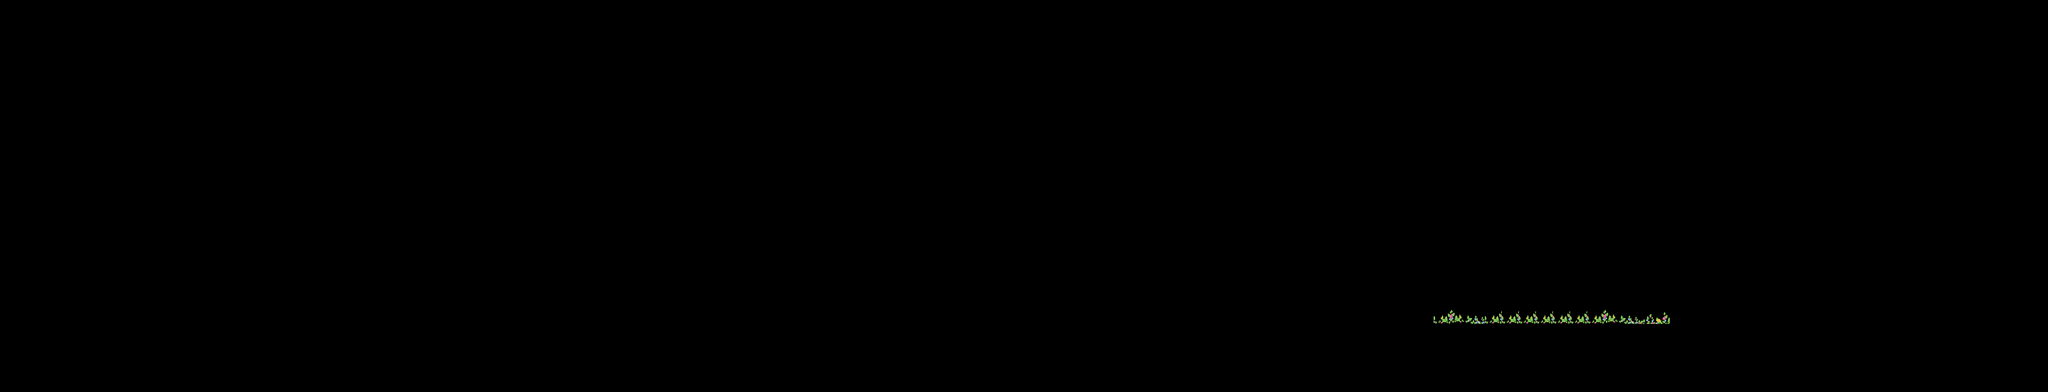

The image is a tile-based game level rendered from a .tmx file. Its description and complete source (layers, tilesets, objects, tile grids) follow:
An orthogonal 120x23 tile map with 32x32 px tiles, 1 tile layer (layer), 1 image layer and 1 object.

<map version="1.10" tiledversion="1.10.2" orientation="orthogonal" renderorder="right-down" width="120" height="23" tilewidth="32" tileheight="32" infinite="0" nextlayerid="7" nextobjectid="8">
 <tileset firstgid="1" source="gress.tsx" />
 <objectgroup id="3" name="floor">
  <object id="6" x="0.666667" y="604.333">
   <polygon points="0,0 7.33333,-5.33333 18,-10 33,-12 52.3333,-11.6667 75.6667,-8 101.667,-4.33333 130.333,0.333333 147.667,2.33333 168.333,3.66667 198.667,3.66667 229.667,1.33333 250,-0.333333 276.333,-0.333333 294.333,1.66667 317.333,7.33333 345.333,16.3333 368.667,27.3333 395.667,42.3333 418,55.6667 455.667,77 478.667,88 507.667,98 531.667,102.333 570,106 642.333,107 703.333,110 749,114.333 809.667,116.333 840.667,115.333 868.333,112 894.667,105.667 927,94.6667 968,74.3333 1004.33,53.3333 1043.67,32.6667 1078.67,19 1117.67,9 1153,4 1203.67,2.66667 1268,5 1327.67,5.66667 1390,4.33333 1454.33,1.33333 1535.33,-3.33333 1600,-5 1661,-4 1695.67,-1.66667 1853.67,6.33333 1889,9.66663 1891.34,36 1893.67,67.3333 1896,89.3333 1897.67,111.667 1911.33,121.333 1924,125.667 1980.33,132.333 2002.35,126.039 2008,119 2004.91,99.963 2004.66,77.667 2005.33,52.3334 2006.33,31.3333 2014,20 2042,6.66663 2088,3 2142.67,3.66667 2184,5 2228.67,14 2263,19.6667 2316.67,18.6667 2379,14.6667 2448,9.33333 2510,6.33333 2568.67,5.33333 2652.33,4 2740.33,3.66667 2981.33,5 3150.67,5.33333 3313.67,8 3467.67,6.66667 3522,6.33333 3627.33,0.666667 3727.67,-5 3825.33,-11.3333 3839.33,-12.3333 3839,131.667 -0.666667,131" />
  </object>
 </objectgroup>
 <layer id="6" name="layer" width="120" height="23">
  <data encoding="csv">
0,0,0,0,0,0,0,0,0,0,0,0,0,0,0,0,0,0,0,0,0,0,0,0,0,0,0,0,0,0,0,0,0,0,0,0,0,0,0,0,0,0,0,0,0,0,0,0,0,0,0,0,0,0,0,0,0,0,0,0,0,0,0,0,0,0,0,0,0,0,0,0,0,0,0,0,0,0,0,0,0,0,0,0,0,0,0,0,0,0,0,0,0,0,0,0,0,0,0,0,0,0,0,0,0,0,0,0,0,0,0,0,0,0,0,0,0,0,0,0,
0,0,0,0,0,0,0,0,0,0,0,0,0,0,0,0,0,0,0,0,0,0,0,0,0,0,0,0,0,0,0,0,0,0,0,0,0,0,0,0,0,0,0,0,0,0,0,0,0,0,0,0,0,0,0,0,0,0,0,0,0,0,0,0,0,0,0,0,0,0,0,0,0,0,0,0,0,0,0,0,0,0,0,0,0,0,0,0,0,0,0,0,0,0,0,0,0,0,0,0,0,0,0,0,0,0,0,0,0,0,0,0,0,0,0,0,0,0,0,0,
0,0,0,0,0,0,0,0,0,0,0,0,0,0,0,0,0,0,0,0,0,0,0,0,0,0,0,0,0,0,0,0,0,0,0,0,0,0,0,0,0,0,0,0,0,0,0,0,0,0,0,0,0,0,0,0,0,0,0,0,0,0,0,0,0,0,0,0,0,0,0,0,0,0,0,0,0,0,0,0,0,0,0,0,0,0,0,0,0,0,0,0,0,0,0,0,0,0,0,0,0,0,0,0,0,0,0,0,0,0,0,0,0,0,0,0,0,0,0,0,
0,0,0,0,0,0,0,0,0,0,0,0,0,0,0,0,0,0,0,0,0,0,0,0,0,0,0,0,0,0,0,0,0,0,0,0,0,0,0,0,0,0,0,0,0,0,0,0,0,0,0,0,0,0,0,0,0,0,0,0,0,0,0,0,0,0,0,0,0,0,0,0,0,0,0,0,0,0,0,0,0,0,0,0,0,0,0,0,0,0,0,0,0,0,0,0,0,0,0,0,0,0,0,0,0,0,0,0,0,0,0,0,0,0,0,0,0,0,0,0,
0,0,0,0,0,0,0,0,0,0,0,0,0,0,0,0,0,0,0,0,0,0,0,0,0,0,0,0,0,0,0,0,0,0,0,0,0,0,0,0,0,0,0,0,0,0,0,0,0,0,0,0,0,0,0,0,0,0,0,0,0,0,0,0,0,0,0,0,0,0,0,0,0,0,0,0,0,0,0,0,0,0,0,0,0,0,0,0,0,0,0,0,0,0,0,0,0,0,0,0,0,0,0,0,0,0,0,0,0,0,0,0,0,0,0,0,0,0,0,0,
0,0,0,0,0,0,0,0,0,0,0,0,0,0,0,0,0,0,0,0,0,0,0,0,0,0,0,0,0,0,0,0,0,0,0,0,0,0,0,0,0,0,0,0,0,0,0,0,0,0,0,0,0,0,0,0,0,0,0,0,0,0,0,0,0,0,0,0,0,0,0,0,0,0,0,0,0,0,0,0,0,0,0,0,0,0,0,0,0,0,0,0,0,0,0,0,0,0,0,0,0,0,0,0,0,0,0,0,0,0,0,0,0,0,0,0,0,0,0,0,
0,0,0,0,0,0,0,0,0,0,0,0,0,0,0,0,0,0,0,0,0,0,0,0,0,0,0,0,0,0,0,0,0,0,0,0,0,0,0,0,0,0,0,0,0,0,0,0,0,0,0,0,0,0,0,0,0,0,0,0,0,0,0,0,0,0,0,0,0,0,0,0,0,0,0,0,0,0,0,0,0,0,0,0,0,0,0,0,0,0,0,0,0,0,0,0,0,0,0,0,0,0,0,0,0,0,0,0,0,0,0,0,0,0,0,0,0,0,0,0,
0,0,0,0,0,0,0,0,0,0,0,0,0,0,0,0,0,0,0,0,0,0,0,0,0,0,0,0,0,0,0,0,0,0,0,0,0,0,0,0,0,0,0,0,0,0,0,0,0,0,0,0,0,0,0,0,0,0,0,0,0,0,0,0,0,0,0,0,0,0,0,0,0,0,0,0,0,0,0,0,0,0,0,0,0,0,0,0,0,0,0,0,0,0,0,0,0,0,0,0,0,0,0,0,0,0,0,0,0,0,0,0,0,0,0,0,0,0,0,0,
0,0,0,0,0,0,0,0,0,0,0,0,0,0,0,0,0,0,0,0,0,0,0,0,0,0,0,0,0,0,0,0,0,0,0,0,0,0,0,0,0,0,0,0,0,0,0,0,0,0,0,0,0,0,0,0,0,0,0,0,0,0,0,0,0,0,0,0,0,0,0,0,0,0,0,0,0,0,0,0,0,0,0,0,0,0,0,0,0,0,0,0,0,0,0,0,0,0,0,0,0,0,0,0,0,0,0,0,0,0,0,0,0,0,0,0,0,0,0,0,
0,0,0,0,0,0,0,0,0,0,0,0,0,0,0,0,0,0,0,0,0,0,0,0,0,0,0,0,0,0,0,0,0,0,0,0,0,0,0,0,0,0,0,0,0,0,0,0,0,0,0,0,0,0,0,0,0,0,0,0,0,0,0,0,0,0,0,0,0,0,0,0,0,0,0,0,0,0,0,0,0,0,0,0,0,0,0,0,0,0,0,0,0,0,0,0,0,0,0,0,0,0,0,0,0,0,0,0,0,0,0,0,0,0,0,0,0,0,0,0,
0,0,0,0,0,0,0,0,0,0,0,0,0,0,0,0,0,0,0,0,0,0,0,0,0,0,0,0,0,0,0,0,0,0,0,0,0,0,0,0,0,0,0,0,0,0,0,0,0,0,0,0,0,0,0,0,0,0,0,0,0,0,0,0,0,0,0,0,0,0,0,0,0,0,0,0,0,0,0,0,0,0,0,0,0,0,0,0,0,0,0,0,0,0,0,0,0,0,0,0,0,0,0,0,0,0,0,0,0,0,0,0,0,0,0,0,0,0,0,0,
0,0,0,0,0,0,0,0,0,0,0,0,0,0,0,0,0,0,0,0,0,0,0,0,0,0,0,0,0,0,0,0,0,0,0,0,0,0,0,0,0,0,0,0,0,0,0,0,0,0,0,0,0,0,0,0,0,0,0,0,0,0,0,0,0,0,0,0,0,0,0,0,0,0,0,0,0,0,0,0,0,0,0,0,0,0,0,0,0,0,0,0,0,0,0,0,0,0,0,0,0,0,0,0,0,0,0,0,0,0,0,0,0,0,0,0,0,0,0,0,
0,0,0,0,0,0,0,0,0,0,0,0,0,0,0,0,0,0,0,0,0,0,0,0,0,0,0,0,0,0,0,0,0,0,0,0,0,0,0,0,0,0,0,0,0,0,0,0,0,0,0,0,0,0,0,0,0,0,0,0,0,0,0,0,0,0,0,0,0,0,0,0,0,0,0,0,0,0,0,0,0,0,0,0,0,0,0,0,0,0,0,0,0,0,0,0,0,0,0,0,0,0,0,0,0,0,0,0,0,0,0,0,0,0,0,0,0,0,0,0,
0,0,0,0,0,0,0,0,0,0,0,0,0,0,0,0,0,0,0,0,0,0,0,0,0,0,0,0,0,0,0,0,0,0,0,0,0,0,0,0,0,0,0,0,0,0,0,0,0,0,0,0,0,0,0,0,0,0,0,0,0,0,0,0,0,0,0,0,0,0,0,0,0,0,0,0,0,0,0,0,0,0,0,0,0,0,0,0,0,0,0,0,0,0,0,0,0,0,0,0,0,0,0,0,0,0,0,0,0,0,0,0,0,0,0,0,0,0,0,0,
0,0,0,0,0,0,0,0,0,0,0,0,0,0,0,0,0,0,0,0,0,0,0,0,0,0,0,0,0,0,0,0,0,0,0,0,0,0,0,0,0,0,0,0,0,0,0,0,0,0,0,0,0,0,0,0,0,0,0,0,0,0,0,0,0,0,0,0,0,0,0,0,0,0,0,0,0,0,0,0,0,0,0,0,0,0,0,0,0,0,0,0,0,0,0,0,0,0,0,0,0,0,0,0,0,0,0,0,0,0,0,0,0,0,0,0,0,0,0,0,
0,0,0,0,0,0,0,0,0,0,0,0,0,0,0,0,0,0,0,0,0,0,0,0,0,0,0,0,0,0,0,0,0,0,0,0,0,0,0,0,0,0,0,0,0,0,0,0,0,0,0,0,0,0,0,0,0,0,0,0,0,0,0,0,0,0,0,0,0,0,0,0,0,0,0,0,0,0,0,0,0,0,0,0,0,0,0,0,0,0,0,0,0,0,0,0,0,0,0,0,0,0,0,0,0,0,0,0,0,0,0,0,0,0,0,0,0,0,0,0,
0,0,0,0,0,0,0,0,0,0,0,0,0,0,0,0,0,0,0,0,0,0,0,0,0,0,0,0,0,0,0,0,0,0,0,0,0,0,0,0,0,0,0,0,0,0,0,0,0,0,0,0,0,0,0,0,0,0,0,0,0,0,0,0,0,0,0,0,0,0,0,0,0,0,0,0,0,0,0,0,0,0,0,0,0,0,0,0,0,0,0,0,0,0,0,0,0,0,0,0,0,0,0,0,0,0,0,0,0,0,0,0,0,0,0,0,0,0,0,0,
0,0,0,0,0,0,0,0,0,0,0,0,0,0,0,0,0,0,0,0,0,0,0,0,0,0,0,0,0,0,0,0,0,0,0,0,0,0,0,0,0,0,0,0,0,0,0,0,0,0,0,0,0,0,0,0,0,0,0,0,0,0,0,0,0,0,0,0,0,0,0,0,0,0,0,0,0,0,0,0,0,0,0,0,0,0,0,0,0,0,0,0,0,0,0,0,0,0,0,0,0,0,0,0,0,0,0,0,0,0,0,0,0,0,0,0,0,0,0,0,
0,0,0,0,0,0,0,0,0,0,0,0,0,0,0,0,0,0,0,0,0,0,0,0,0,0,0,0,0,0,0,0,0,0,0,0,0,0,0,0,0,0,0,0,0,0,0,0,2,0,0,2,0,0,0,0,0,0,0,0,0,0,0,0,0,0,0,0,0,0,0,0,0,0,0,0,0,0,0,0,0,0,0,0,22,23,24,22,22,22,22,22,22,22,23,24,25,26,0,0,0,0,0,0,0,0,0,0,0,0,0,0,0,0,0,5,5,4,5,4,
0,0,0,0,0,0,0,0,0,0,0,0,0,0,0,0,0,0,0,0,0,0,0,0,0,0,0,0,0,0,0,0,0,2,2,0,0,0,0,0,0,0,0,0,0,0,0,0,0,0,0,0,0,0,0,0,0,0,0,0,0,0,0,4,5,0,0,0,4,5,5,5,5,5,5,0,0,0,0,0,0,0,0,0,31,32,33,31,31,31,31,31,31,31,32,33,34,35,0,0,0,0,0,0,0,0,0,0,0,0,0,0,0,0,0,0,0,0,0,0,
0,0,0,0,0,0,0,0,0,0,0,0,0,0,0,0,0,0,0,0,0,0,0,0,0,0,0,0,0,0,0,2,0,0,0,0,0,0,0,0,0,0,0,0,0,0,0,0,0,0,0,0,0,0,0,0,0,0,0,0,0,0,0,0,2,0,0,0,0,0,0,0,0,0,0,0,0,0,0,0,0,0,0,0,0,0,0,0,0,0,0,0,0,0,0,0,0,0,0,0,0,0,0,0,0,0,0,0,0,0,0,0,0,0,0,0,0,0,0,0,
0,0,0,0,0,0,0,0,0,0,0,0,0,0,0,0,0,0,0,0,0,0,0,0,0,0,0,0,0,0,0,0,0,0,0,0,0,0,0,0,0,0,0,0,0,0,0,0,0,0,0,0,0,0,0,0,0,0,0,0,0,0,0,0,0,0,0,0,0,0,0,0,0,0,0,0,0,0,0,0,0,0,0,0,0,0,0,0,0,0,0,0,0,0,0,0,0,0,0,0,0,0,0,0,0,0,0,0,0,0,0,0,0,0,0,0,0,0,0,0,
0,0,0,0,0,0,0,0,0,0,0,0,0,0,0,0,0,0,0,0,0,0,0,2,2,2,0,0,0,0,0,0,0,0,0,0,0,0,0,0,0,0,0,0,0,0,0,0,0,0,0,0,0,0,0,0,0,0,0,4,5,4,5,0,0,0,0,0,0,0,0,0,0,0,0,0,0,0,0,0,0,0,0,0,0,0,0,0,0,0,0,0,0,0,0,0,0,0,0,0,0,0,0,0,0,0,0,0,0,0,0,0,0,0,0,0,0,0,0,0
</data>
 </layer>
 <imagelayer id="5" name="bg" offsetx="1" offsety="592">
  <image source="bj.png" width="3840" height="144" />
 </imagelayer>
</map>
